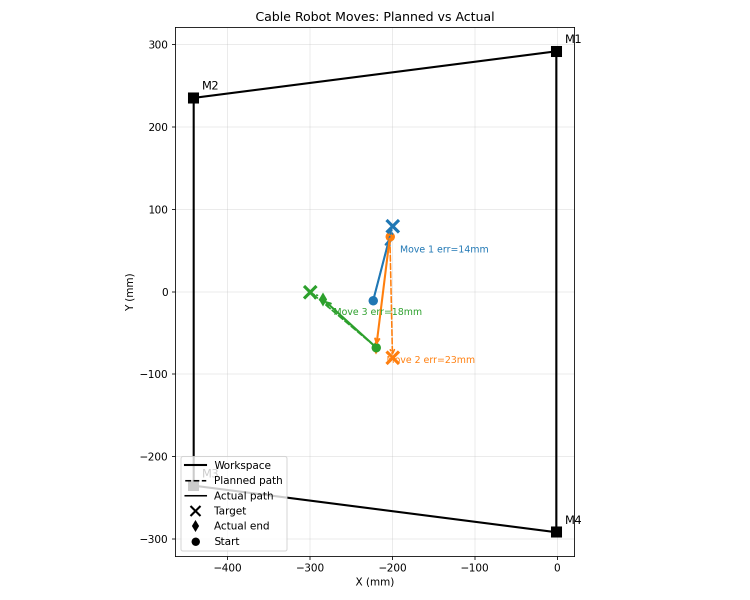
#> input picture motor_code/arbitrary_move/move_visualization.png, 1500 x 1200 px, given in place of the camera (shown at 1/2 size)
$ python fsm.py
#> lines starting #> are read from the running program, lines starting #| are printed output that depends on the picture; after the words box and inside, x2 and y2 are one past the last pixel; in counts of white or black regions, pixels touching at a corner belong together
#> further down, frame is the input picture: shape (1200, 1500, 3); mean B, G, R 249.8, 250.1, 250
import cv2 as cv
import numpy as np
import time
import math

tn = time.time()
tElapsed = 0

prevCommandX, prevCommandY = 101, 360

x1, x2, x3, y1, y2, y3 = 0, 0, 0, 0, 0, 0
movingStationary = False
goodVal = False

current_state = "SEARCHING"
robot_score = 0
player_score = 0
frames_visible = 0
frames_lost = 0
evaluate_timer = 0
puck_in_play = False
last_x, last_y = 0, 0

# robots Target
robot_goal_left_x = 400
robot_goal_right_x = 600
robot_goal_top_y = 100
robot_goal_bottom_y = 200

# players target
player_goal_left_x = 980
player_goal_right_x = 1280
player_goal_top_y = 570
player_goal_bottom_y = 720


def rotate_image(mat, angle):
#> called with angle = -180.6
    height, width = mat.shape[:2]
#> height = 1200; width = 1500
    image_center = (width / 2, height / 2)
#> image_center = (750, 600)
    rotation_mat = cv.getRotationMatrix2D(image_center, angle, 1.0)
    abs_cos = abs(rotation_mat[0, 0])
#> abs_cos = 1
    abs_sin = abs(rotation_mat[0, 1])
#> abs_sin = 0.0105
    bound_w = int(height * abs_sin + width * abs_cos)
#> bound_w = 1512
    bound_h = int(height * abs_cos + width * abs_sin)
#> bound_h = 1215
    rotation_mat[0, 2] += bound_w / 2 - image_center[0]
    rotation_mat[1, 2] += bound_h / 2 - image_center[1]
    rotated_mat = cv.warpAffine(mat, rotation_mat, (bound_w, bound_h))
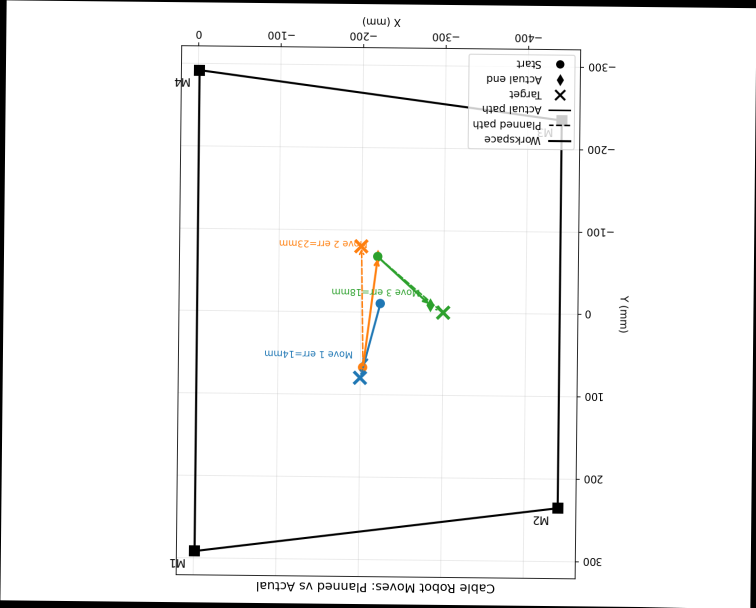
#> rotated_mat: shape (1215, 1512, 3) (shown at 1/2 size); mean B, G, R 244.8, 245, 245
    return rotated_mat


def onMouse(event, x, y, flags, param):
    if event == cv.EVENT_LBUTTONDOWN:
        hsvPixel = green[y, x]
        print(f"Clicked x = {x}, y = {y}, BGR = {hsvPixel}")


def detectPuck(puck_mask):
    global frame
    xf, yf = 0, 0

    roi_mask = np.zeros_like(puck_mask)
    roi_mask[45:670, 10:1265] = puck_mask[45:670, 10:1265]

    contours, _ = cv.findContours(
        roi_mask, cv.RETR_EXTERNAL, cv.CHAIN_APPROX_SIMPLE)

    if contours:
        largest_contour = max(contours, key=cv.contourArea)
        if cv.contourArea(largest_contour) > 50:
            M = cv.moments(largest_contour)
            if M["m00"] > 0:
                xf = int(M["m10"] / M["m00"])
                yf = int(M["m01"] / M["m00"])
                cv.circle(frame, (xf, yf), 30, (255, 0, 0), 5)

    return xf, yf


vid = cv.VideoCapture(0, cv.CAP_V4L2)
vid.set(cv.CAP_PROP_FOURCC, cv.VideoWriter_fourcc(*'MJPG'))
vid.set(cv.CAP_PROP_FRAME_WIDTH, 1280)
vid.set(cv.CAP_PROP_FRAME_HEIGHT, 720)
vid.set(cv.CAP_PROP_FPS, 100)
vid.set(cv.CAP_PROP_BUFFERSIZE, 1)

target_bgr = np.uint8([[[68, 82, 232]]])
hsv_color = cv.cvtColor(target_bgr, cv.COLOR_BGR2HSV)[0][0]

hue, sat, val = hsv_color[0], hsv_color[1], hsv_color[2]

# colour window pm 10 for Hue, pm 60 for saturation
lower_bound1 = np.array(
    [max(0, hue - 10), max(50, sat - 60), max(50, val - 60)])
upper_bound1 = np.array(
    [min(180, hue + 10), min(255, sat + 60), min(255, val + 60)])

needs_wrap = False
if hue < 10:
    lower_bound2 = np.array(
        [180 - (10 - hue), max(50, sat - 60), max(50, val - 60)])
    upper_bound2 = np.array([180, min(255, sat + 60), min(255, val + 60)])
    needs_wrap = True
elif hue > 170:
    lower_bound2 = np.array([0, max(50, sat - 60), max(50, val - 60)])
    upper_bound2 = np.array(
        [10 - (180 - hue), min(255, sat + 60), min(255, val + 60)])
    needs_wrap = True

print("Press q to quit.")

while True:
    deltaT = (time.time() - tn) - tElapsed
    tElapsed = time.time() - tn
    fps = 1.0 / deltaT if deltaT > 0 else 0.0

    ret, frame = vid.read()
    if not ret:
        print("Failed to read frame.")
        break

    frame = rotate_image(frame, -180.6)
    hsv = cv.cvtColor(frame, cv.COLOR_BGR2HSV)
#> hsv: shape (1215, 1512, 3); mean H, S, V 0.3, 0.8, 245.3
    mask1 = cv.inRange(hsv, lower_bound1, upper_bound1)
#> mask1: shape (1215, 1512); every value is 0
    if needs_wrap:
        mask2 = cv.inRange(hsv, lower_bound2, upper_bound2)
        mask = cv.bitwise_or(mask1, mask2)
    else:
        mask = mask1

    green = cv.bitwise_and(frame, frame, mask=mask)
#> green: shape (1215, 1512, 3); every value is 0

    if current_state == "SEARCHING":
        xf, yf = detectPuck(mask)
#> in detectPuck, `contours, _ = cv.findContours( roi_mask, cv.RETR_EXTERNAL, cv.CHAIN_AP..`: contours = []
#> xf = 0; yf = 0

        # Transition condition: Puck found
        if xf != 0 and yf != 0:
            frames_visible += 1
            if frames_visible > 3:  # req 3 frames
                current_state = "TRACKING"
                puck_in_play = True
                frames_lost = 0
        else:
            frames_visible = 0

    elif current_state == "TRACKING":
        xf, yf = detectPuck(mask)

        if xf != 0 and yf != 0:
            last_x, last_y = xf, yf

            x3, y3 = x2, y2
            x2, y2 = x1, y1
            x1, y1 = xf, yf
            frames_lost = 0

        else:
            frames_lost += 1
            if frames_lost > 10:
                current_state = "EVALUATE_SCORE"
                evaluate_timer = 0

    elif current_state == "EVALUATE_SCORE":
        if evaluate_timer == 0:
            if (robot_goal_top_y <= last_y <= robot_goal_bottom_y) and (robot_goal_left_x <= last_x <= robot_goal_right_x):
                robot_score += 1
                print(
                    f"Robot scored! Robot: {robot_score} | Player: {player_score}")

            elif (player_goal_top_y <= last_y <= player_goal_bottom_y) and (player_goal_left_x <= last_x <= player_goal_right_x):
                player_score += 1
                print(
                    f"Player scored! Robot: {robot_score} | Player: {player_score}")

            else:
                print(f"Puck lost at ({last_x}, {last_y})")

        evaluate_timer += 1

        if evaluate_timer > 30:
            current_state = "SEARCHING"
            puck_in_play = False
            frames_visible = 0
            frames_lost = 0
            x1, x2, x3, y1, y2, y3 = 0, 0, 0, 0, 0, 0
            sddx, sddy = 0, 0

    speed = abs(x1 - x2) + abs(y1 - y2) if current_state == "TRACKING" else 0

    cv.putText(frame, f"STATE: {current_state}", (50, 70),
               cv.FONT_HERSHEY_SIMPLEX, 1, (255, 255, 255), 3)
    cv.putText(frame, f"FPS: {int(fps)}", (50, 110),
               cv.FONT_HERSHEY_SIMPLEX, 1, (0, 255, 0), 2)
    cv.putText(frame, f"Speed: {speed:.2f}", (50, 150),
               cv.FONT_HERSHEY_SIMPLEX, 1, (0, 0, 255), 2)
    cv.putText(frame, f"Puck: ({x1}, {y1})", (50, 190),
               cv.FONT_HERSHEY_SIMPLEX, 1, (255, 255, 0), 2)

    cv.putText(frame, f"Robot Score: {robot_score}",
               (50, 240), cv.FONT_HERSHEY_SIMPLEX, 1, (0, 255, 0), 2)
    cv.putText(frame, f"Player Score: {player_score}",
               (50, 280), cv.FONT_HERSHEY_SIMPLEX, 1, (255, 0, 255), 2)

    # robot goal
    cv.rectangle(frame, (robot_goal_left_x, robot_goal_top_y),
                 (robot_goal_right_x, robot_goal_bottom_y), (0, 255, 0), 2)
    # player goal
    cv.rectangle(frame, (player_goal_left_x, player_goal_top_y),
                 (player_goal_right_x, player_goal_bottom_y), (255, 0, 255), 2)
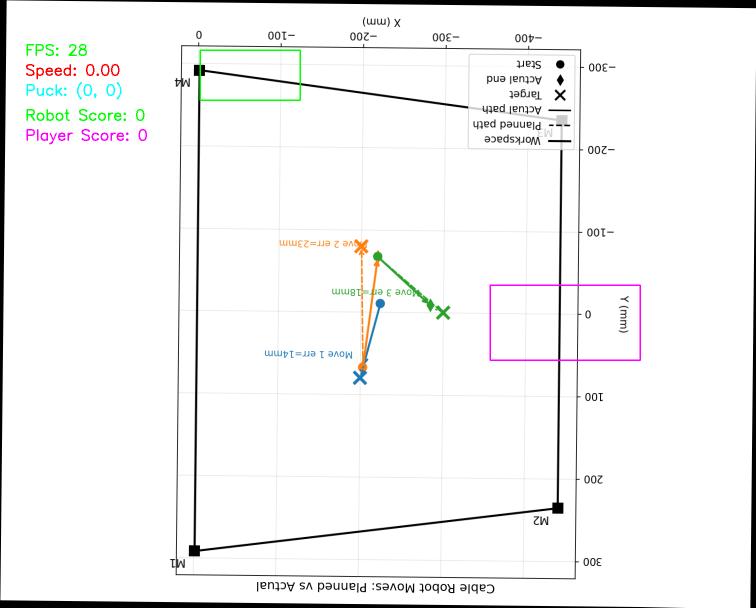
#> frame: shape (1215, 1512, 3) (shown at 1/2 size); mean B, G, R 244, 244.3, 244.2

    cv.imshow('frame', frame)
    cv.imshow('green', green)
    cv.setMouseCallback('frame', onMouse)

    if cv.waitKey(1) & 0xFF == ord('q'):
#> (key q is pressed here)
        break

vid.release()
cv.destroyAllWindows()

$ run again, on motor_code/arbitrary_move/tune_motor_1_step_response.png
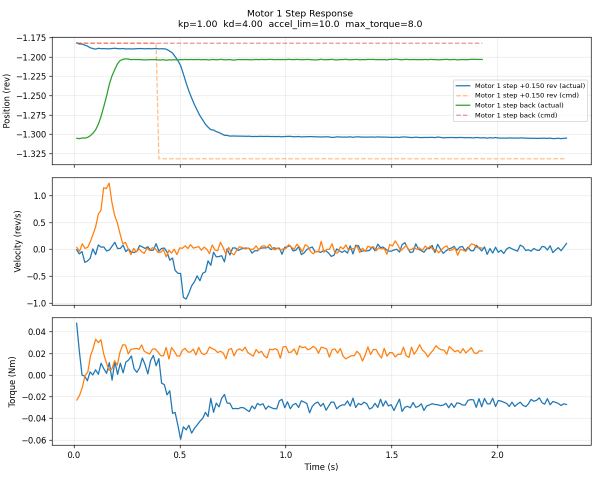
#> input picture motor_code/arbitrary_move/tune_motor_1_step_response.png, 1200 x 960 px, given in place of the camera (shown at 1/2 size)
#> frame is the input picture: shape (960, 1200, 3); mean B, G, R 246.9, 247.3, 247.2
#> hsv: shape (972, 1209, 3); mean H, S, V 2.4, 4.2, 244
#> `mask1 = cv.inRange(hsv, lower_bound1, upper_bound1)`:
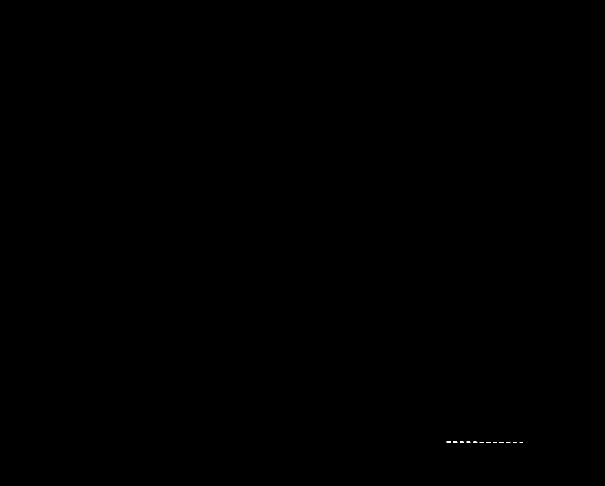
#> mask1: shape (972, 1209) (shown at 1/2 size); 0.02% white in thin lines or dots, all inside (x1, y1, x2, y2) = (893, 883, 1046, 886)
#> mask2: shape (972, 1209); every value is 0
#> contours = []
#> xf = 0
#> `cv.rectangle(frame, (player_goal_left_x, player_goal_top_y), (player_g..`:
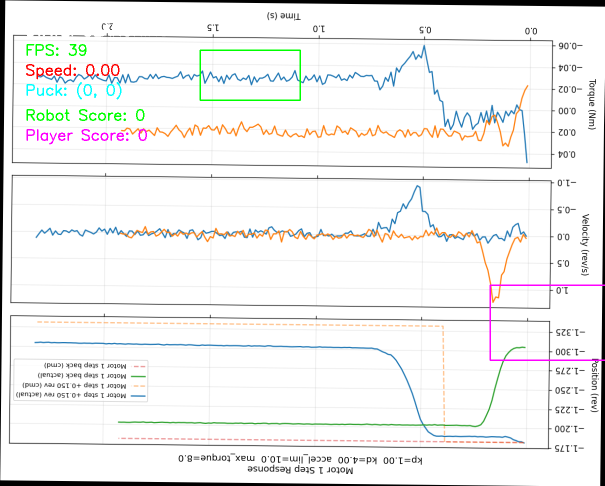
#> frame: shape (972, 1209, 3) (shown at 1/2 size); mean B, G, R 240.8, 241.4, 241.2

$ run again, on motor_code/arbitrary_move/tune_xy_profiled_x.png
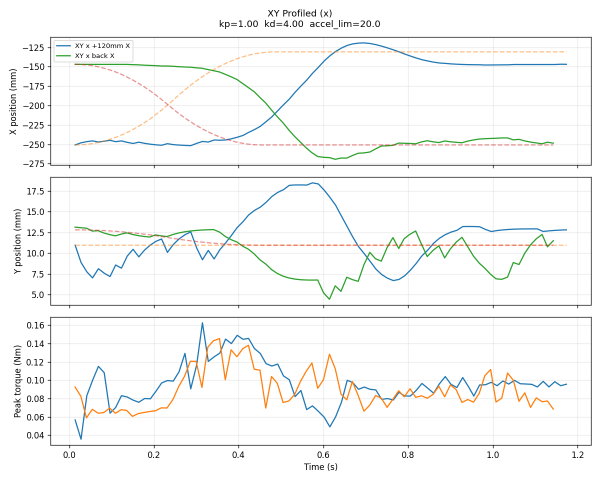
#> input picture motor_code/arbitrary_move/tune_xy_profiled_x.png, 1200 x 960 px, given in place of the camera (shown at 1/2 size)
#> frame is the input picture: shape (960, 1200, 3); mean B, G, R 246.7, 247.5, 247.1
#> hsv: shape (972, 1209, 3); mean H, S, V 2.5, 4.2, 244.1
#> `mask1 = cv.inRange(hsv, lower_bound1, upper_bound1)`:
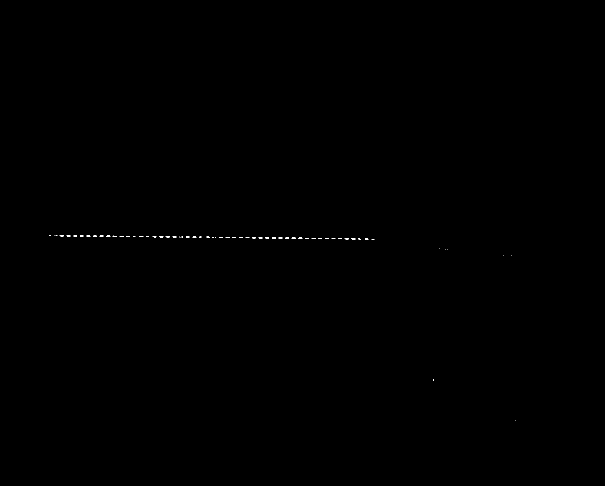
#> mask1: shape (972, 1209) (shown at 1/2 size); 0.06% white in thin lines or dots, all inside (x1, y1, x2, y2) = (98, 470, 1031, 842)
#> mask2: shape (972, 1209); every value is 0
#> roi_mask: shape (972, 1209); 0.06% white in thin lines or dots, all inside (x1, y1, x2, y2) = (98, 470, 1023, 512)
#> contours = 58 contours, all with area under 20
#> largest_contour = [[598, 475], [597, 476], [596, 476], [597, 476], [598, 477], [603, 477], [604, 476], [603, 475]]
#> xf = 0
#> `cv.rectangle(frame, (player_goal_left_x, player_goal_top_y), (player_g..`:
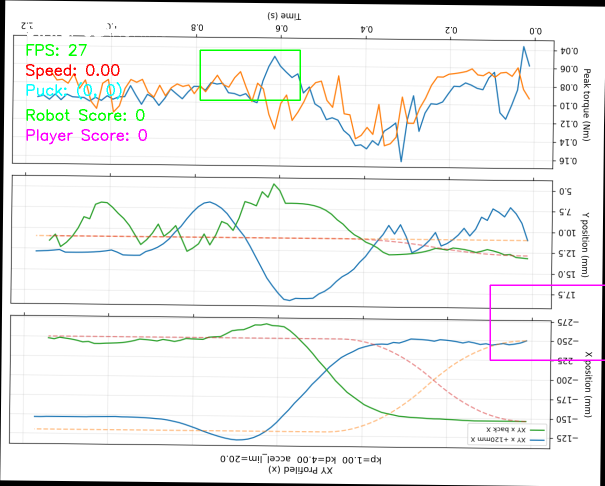
#> frame: shape (972, 1209, 3) (shown at 1/2 size); mean B, G, R 240.8, 241.6, 241.1

$ run again, on motor_code/arbitrary_move/tune_xy_profiled_y.png
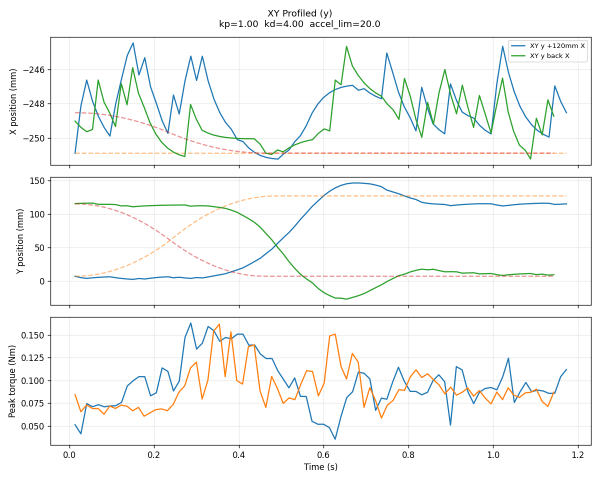
#> input picture motor_code/arbitrary_move/tune_xy_profiled_y.png, 1200 x 960 px, given in place of the camera (shown at 1/2 size)
#> frame is the input picture: shape (960, 1200, 3); mean B, G, R 246.1, 247, 246
#> hsv: shape (972, 1209, 3); mean H, S, V 3.5, 5.6, 243.9
#> `mask1 = cv.inRange(hsv, lower_bound1, upper_bound1)`:
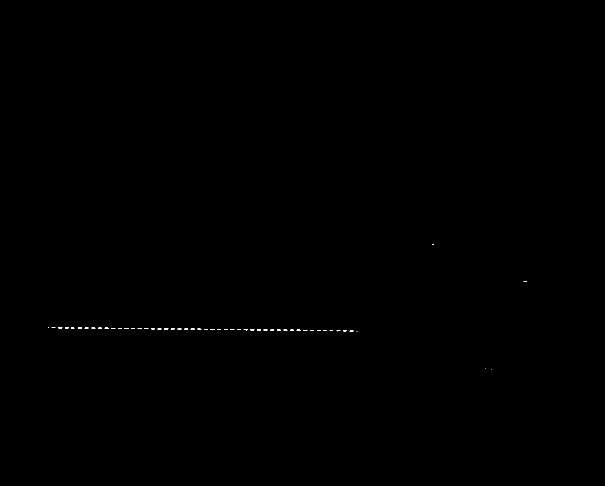
#> mask1: shape (972, 1209) (shown at 1/2 size); 0.06% white in thin lines or dots, all inside (x1, y1, x2, y2) = (96, 488, 1054, 740)
#> mask2: shape (972, 1209); every value is 0
#> roi_mask: shape (972, 1209); 0.06% white in thin lines or dots, all inside (x1, y1, x2, y2) = (96, 488, 1054, 663)
#> contours = 50 contours, all with area under 20
#> largest_contour = [[594, 659], [593, 660], [594, 661], [600, 661], [601, 660], [600, 660], [599, 659]]
#> xf = 0
#> `cv.rectangle(frame, (player_goal_left_x, player_goal_top_y), (player_g..`:
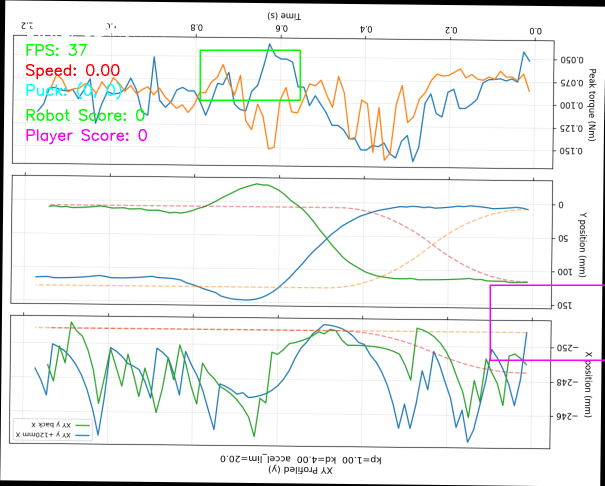
#> frame: shape (972, 1209, 3) (shown at 1/2 size); mean B, G, R 240.1, 241.2, 240.1
